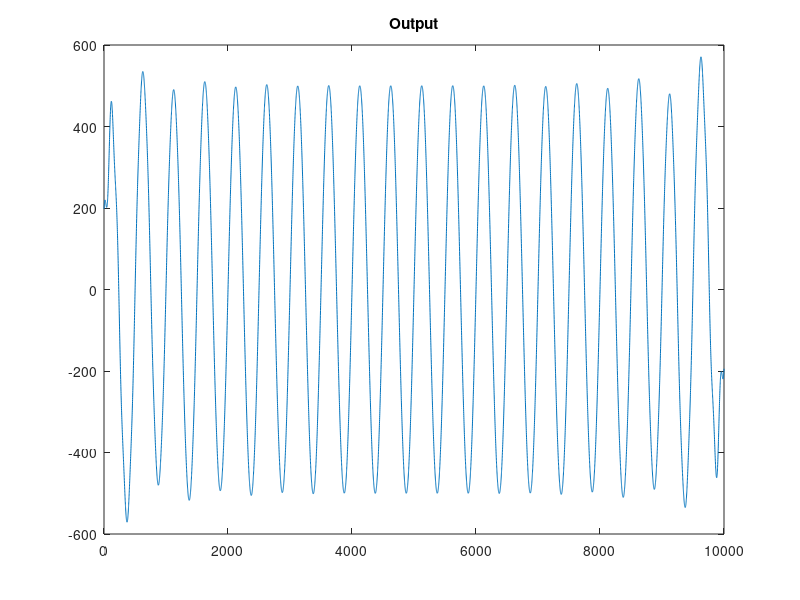
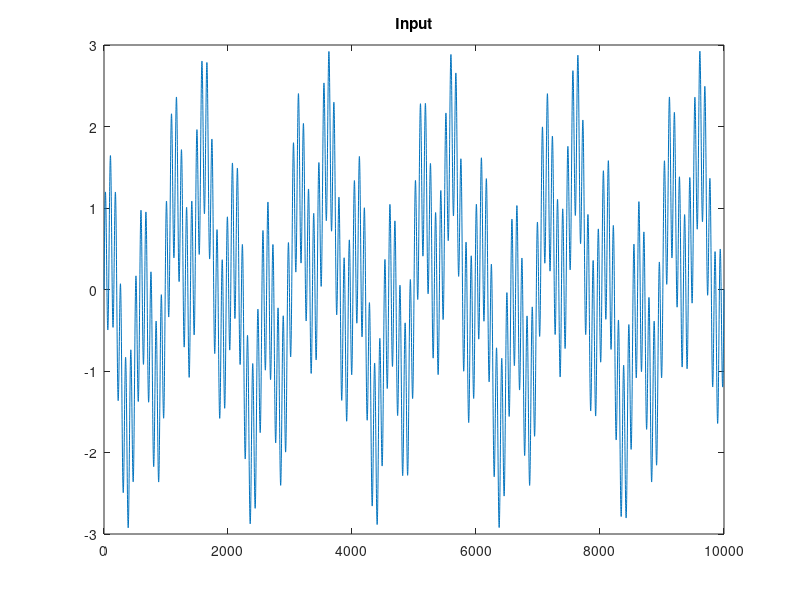

These charts were generated, in order, by the following MATLAB code:
clear
clc
%h(t) = 2bsinc(2bt). Frequency response is rect(f/2b).
N = 10000% Number of samples in input signal.

low = -10; %Lower bound of input signal
hi = 10; %Upper bound of input signal

lowf = 10; %Limit frequency for low-pass. Freqs above this are rejected.
highf = 1; %Limit freq for high-pass. Freqs below this are rejected.

klow = -10; %Lower bound of the sinc kernel
khi = 10; %Upper bound of the sinc kernel
ksize = 10000 %Number of samples (discrete data points) in the sinc kernel

%As a rule of thumb, the kernel should be approximately equal in size
%and sample count as the piece of the input signal that we deal with (the
%buffer).

space = linspace(low, hi, N);
g = zeros(ksize, 1);
f = zeros(N, 1);
kspace = linspace(klow, khi, ksize);

for t = 1:ksize

g(t) = lowf*sinc(lowf*kspace(t)) - highf*sinc(highf*kspace(t));

end
g = g .* blackman(ksize);%Reduces the annoying errors near the tails of the result
for t = 1:N;
%g(t) = sinc(b*space(t));


%convolve f, a sin function, with g.
f(t) = sin(12.2*pi*space(t)) + sin(2*pi*space(t)) + sin(0.5*pi*space(t));% + sin(2425*pi*space(t)) ;%Fourier combination of 3 sin functions is input
%f(t) = dirac(space(t));
end

%Let h be the convolution of g and f.
h = conv(f, g, 'same');
figure
plot(h)
title('Output')
figure
plot(f)
title('Input')
